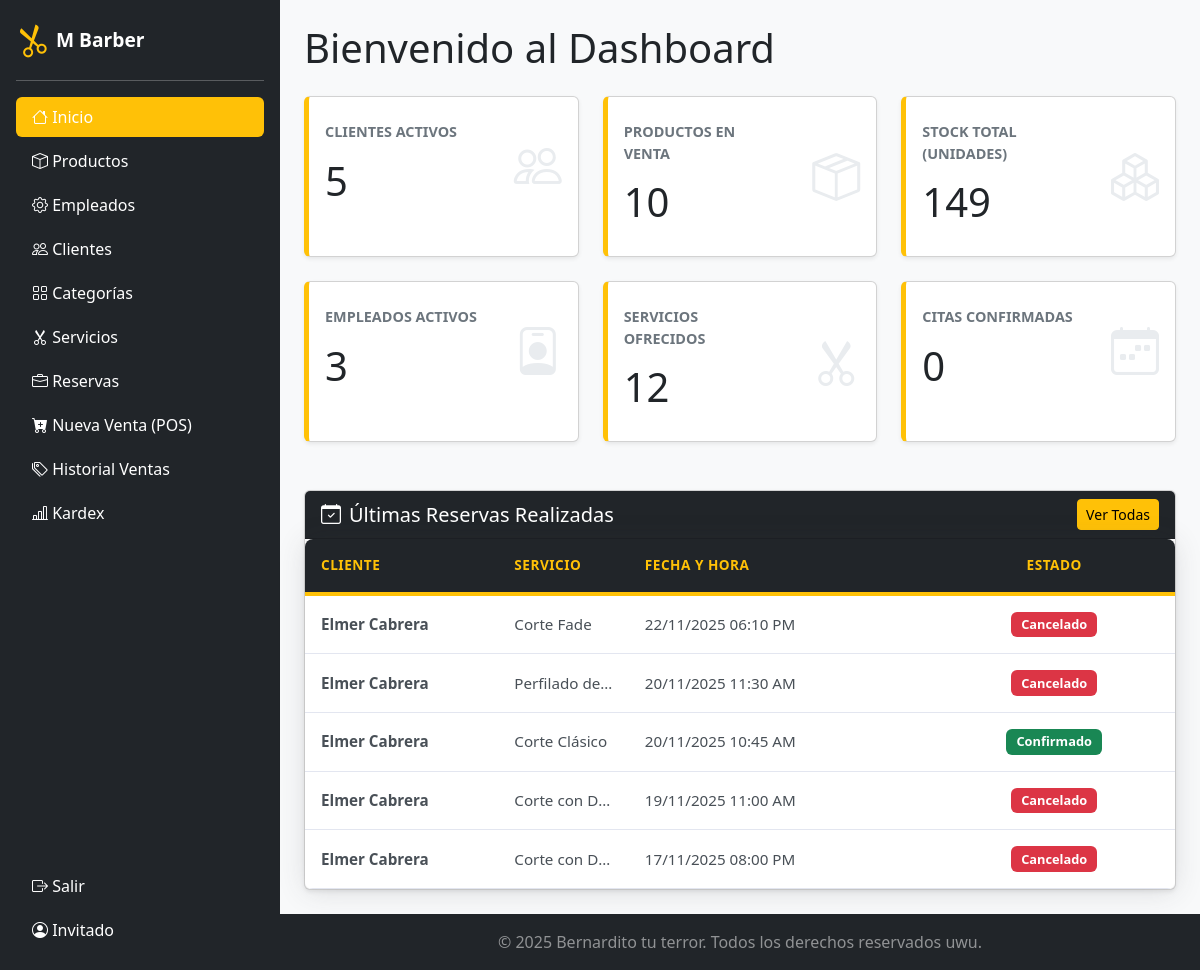
Screenshot of /admin/dashboard.php with the database file from the repository.
### tables this page shows
CREATE TABLE `reservas` (
  `IdReservas` int(11) NOT NULL,
  `IdUsuarios` int(11) DEFAULT NULL,
  `IdServicios` int(11) DEFAULT NULL,
  `IdLocal` int(11) DEFAULT NULL,
  `IdBarberos` int(11) DEFAULT NULL,
  `IdTransaccion` varchar(50) DEFAULT NULL,
  `FechaReservas` date NOT NULL,
  `HoraReservas` time NOT NULL,
  `EstadoReservas` enum('Confirmado','No Confirmado','Completado','Cancelado') NOT NULL DEFAULT 'No Confirmado',
  `MotivoCancelacion` text DEFAULT NULL
);

CREATE TABLE `usuarios` (
  `IdUsuarios` int(11) NOT NULL,
  `NombreUsuarios` varchar(50) NOT NULL,
  `ApellidoUsuarios` varchar(50) NOT NULL,
  `EmailUsuarios` varchar(255) NOT NULL,
  `ContrasenaUsuario` varchar(256) NOT NULL,
  `TelefonoUsuarios` varchar(9) NOT NULL,
  `DNIUsuarios` varchar(8) NOT NULL,
  `EstadoUsuarios` tinyint(1) NOT NULL DEFAULT 1,
  `FechaAltaUsuarios` datetime NOT NULL
);

CREATE TABLE `servicios` (
  `IdServicios` int(11) NOT NULL,
  `TipoServicios` varchar(100) DEFAULT NULL,
  `PrecioServicios` decimal(18,2) NOT NULL,
  `DescripcionServicios` text DEFAULT NULL,
  `DuracionMinutos` int(10) NOT NULL,
  `ActivoServicios` tinyint(1) NOT NULL DEFAULT 1
);

### admin/dashboard.php (the view, shortened to what this page needs)
<?php
include 'layouts/header.php';
$total_clientes = $conn->query("SELECT COUNT(*) as total FROM usuarios WHERE EstadoUsuarios = 1")->fetch_assoc()['total'] ?? 0;
$total_productos = $conn->query("SELECT COUNT(*) as total FROM productos WHERE ActivoProductos = 1")->fetch_assoc()['total'] ?? 0;
$stock_total = $conn->query("SELECT SUM(StockProductos) as total FROM productos WHERE ActivoProductos = 1")->fetch_assoc()['total'] ?? 0;
$total_empleados = $conn->query("SELECT COUNT(*) as total FROM empleados WHERE Activo = 1")->fetch_assoc()['total'] ?? 0;
$total_servicios = $conn->query("SELECT COUNT(*) as total FROM servicios WHERE ActivoServicios = 1")->fetch_assoc()['total'] ?? 0;
$reservas_pendientes = $conn->query("SELECT COUNT(*) as total FROM reservas WHERE EstadoReservas = 'Confirmado' AND FechaReservas >= NOW()")->fetch_assoc()['total'] ?? 0;
$userRole = $_SESSION['user_type'];
$where_clause_ultimas = "";
$ultimas_reservas_query = "
    SELECT r.IdReservas, r.FechaReservas, r.HoraReservas, r.EstadoReservas,
           u.NombreUsuarios, u.ApellidoUsuarios,
           s.TipoServicios,
           e.NombreEmpleado, e.ApellidoEmpleados
    FROM reservas r
    JOIN usuarios u ON r.IdUsuarios = u.IdUsuarios
    JOIN servicios s ON r.IdServicios = s.IdServicios
    LEFT JOIN empleados e ON r.IdBarberos = e.IdEmpleados
    $where_clause_ultimas
    ORDER BY r.FechaReservas DESC, r.HoraReservas DESC
    LIMIT 5
";
$ultimas_reservas_result = $conn->query($ultimas_reservas_query);
?>
<div class="container-fluid p-4">
    <h1 class="mb-4">Bienvenido al Dashboard</h1>
    <div class="row">
        <div class="col-xl-4 col-md-6 mb-4">
            <div class="card stat-card shadow-sm h-100 py-2"><a href="clientes.php">
                <div class="card-body"><div class="row no-gutters align-items-center">
                    <div class="col me-2"><div class="card-title">Clientes Activos</div><div class="card-text"><?php echo $total_clientes; ?></div></div>
                    <div class="col-auto"><i class="bi bi-people icon"></i></div>
                </div></div>
            </a></div>
        </div>
        <div class="col-xl-4 col-md-6 mb-4">
            <div class="card stat-card shadow-sm h-100 py-2"><a href="productos.php">
                <div class="card-body"><div class="row no-gutters align-items-center">
                    <div class="col me-2"><div class="card-title">Productos en Venta</div><div class="card-text"><?php echo $total_productos; ?></div></div>
                    <div class="col-auto"><i class="bi bi-box-seam icon"></i></div>
                </div></div>
            </a></div>
        </div>
        <div class="col-xl-4 col-md-6 mb-4">
            <div class="card stat-card shadow-sm h-100 py-2"><a href="productos.php">
                <div class="card-body"><div class="row no-gutters align-items-center">
                    <div class="col me-2"><div class="card-title">Stock Total (Unidades)</div><div class="card-text"><?php echo $stock_total; ?></div></div>
                    <div class="col-auto"><i class="bi bi-boxes icon"></i></div>
                </div></div>
            </a></div>
        </div>
        <div class="col-xl-4 col-md-6 mb-4">
            <div class="card stat-card shadow-sm h-100 py-2"><a href="empleados.php">
                <div class="card-body"><div class="row no-gutters align-items-center">
                    <div class="col me-2"><div class="card-title">Empleados Activos</div><div class="card-text"><?php echo $total_empleados; ?></div></div>
                    <div class="col-auto"><i class="bi bi-person-badge icon"></i></div>
                </div></div>
            </a></div>
        </div>
        <div class="col-xl-4 col-md-6 mb-4">
            <div class="card stat-card shadow-sm h-100 py-2"><a href="servicios.php">
                <div class="card-body"><div class="row no-gutters align-items-center">
                    <div class="col me-2"><div class="card-title">Servicios Ofrecidos</div><div class="card-text"><?php echo $total_servicios; ?></div></div>
                    <div class="col-auto"><i class="bi bi-scissors icon"></i></div>
                </div></div>
            </a></div>
        </div>
        <div class="col-xl-4 col-md-6 mb-4">
            <div class="card stat-card shadow-sm h-100 py-2"><a href="reservas.php">
                <div class="card-body"><div class="row no-gutters align-items-center">
                    <div class="col me-2"><div class="card-title">Citas Confirmadas</div><div class="card-text"><?php echo $reservas_pendientes; ?></div></div>
                    <div class="col-auto"><i class="bi bi-calendar-week icon"></i></div>
                </div></div>
            </a></div>
        </div>
    </div>
    <div class="row mt-4">
        <div class="col-12">
            <div class="card shadow-sm">
                <div class="card-header bg-dark text-white d-flex justify-content-between align-items-center">
                    <h5 class="mb-0"><i class="bi bi-calendar-check me-2"></i>Últimas Reservas Realizadas</h5>
                    <a href="reservas.php" class="btn btn-sm btn-warning">Ver Todas</a>
                </div>
                <div class="card-body p-0">
                    <div class="table-responsive">
                        <table class="table table-hover mb-0 align-middle">
                            <thead class="table-secondary">
                                <tr>
                                    <th>Cliente</th>
                                    <th>Servicio</th>
                                    <th>Fecha y Hora</th>
                                    <th class="text-center">Estado</th>
                                </tr>
                            </thead>
                            <tbody>
                                <?php if ($ultimas_reservas_result && $ultimas_reservas_result->num_rows > 0): ?>
                                    <?php while($reserva = $ultimas_reservas_result->fetch_assoc()):
                                        $badgeClass = match(strtolower($reserva['EstadoReservas'])) {
                                            'confirmado' => 'bg-success',
                                            'completado' => 'bg-primary',
                                            'cancelado' => 'bg-danger',
                                            default => 'bg-warning text-dark'
                                        };
                                    ?>
                                        <tr>
                                            <td class="fw-bold"><?php echo htmlspecialchars($reserva['NombreUsuarios'] . ' ' . $reserva['ApellidoUsuarios']); ?></td>
                                            <td><?php echo htmlspecialchars($reserva['TipoServicios']); ?></td>
                                            <td><?php echo date('d/m/Y h:i A', strtotime($reserva['FechaReservas'] . ' ' . $reserva['HoraReservas'])); ?></td>
                                            <td class="text-center"><span class="badge <?php echo $badgeClass; ?>"><?php echo htmlspecialchars(ucfirst($reserva['EstadoReservas'])); ?></span></td>
                                        </tr>
                                    <?php endwhile; ?>
                                <?php else: ?>
                                    <tr><td colspan="<?php echo ($userRole === 'administrador') ? '5' : '4'; ?>" class="text-center py-4 text-muted">No hay reservas registradas recientemente.</td></tr>
                                <?php endif; ?>
                            </tbody>
                        </table>
                    </div>
                </div>
            </div>
        </div>
    </div>
</div>
<?php
include 'layouts/footer.php';
?>

### admin/css/styles.css (style rules this page uses)
body { min-height: 100vh; background-color: #f8f9fa; }
.stat-card { border-left: 5px solid #ffc107; transition: transform 0.2s ease-in-out, box-shadow 0.2s ease-in-out; background-color: #fff; }
.stat-card a { text-decoration: none; color: inherit; }
.stat-card .card-title { color: #6c757d; font-weight: bold; font-size: 0.9rem; text-transform: uppercase; }
.stat-card .card-text { font-size: 2.5rem; font-weight: 300; }
.stat-card .icon { font-size: 3rem; color: #e9ecef; }
.table-responsive { border-radius: 8px; overflow: hidden; box-shadow: 0 0.15rem 1.75rem 0 rgba(58, 59, 69, 0.15); background-color: #fff; }
.table { margin-bottom: 0; border-collapse: separate; border-spacing: 0; }
.table thead th { background-color: #212529; color: #ffc107; font-weight: 600; text-transform: uppercase; font-size: 0.85rem; letter-spacing: 0.5px; padding: 1rem; border-bottom: 4px solid #ffc107; vertical-align: middle; border-top: none; }
.table tbody td { padding: 1rem; vertical-align: middle; color: #495057; border-bottom: 1px solid #e3e6f0; font-size: 0.95rem; }
.table td.text-center, .table th.text-center { text-align: center; }
.table .badge { font-size: 0.8rem; padding: 0.5em 0.8em; }
.table { table-layout: fixed; width: 100%; }
.table th:nth-child(1) { width: 80px; }
.table th:nth-child(2) { width: 15%; }
.table th:nth-child(3) { width: 35%; }
.table th:nth-child(4) { width: 100px; }
.table td { white-space: nowrap; overflow: hidden; text-overflow: ellipsis; max-width: 0; }
.table td:last-child { white-space: normal; overflow: visible; }

### rows the page displays
reservas: IdUsuarios.ApellidoUsuarios "Elmer Cabrera", IdServicios.TipoServicios "Corte Fade", FechaReservas+HoraReservas "22/11/2025 06:10 PM", EstadoReservas "Cancelado"
reservas: IdUsuarios.ApellidoUsuarios "Elmer Cabrera", IdServicios.TipoServicios "Perfilado de…", FechaReservas+HoraReservas "20/11/2025 11:30 AM", EstadoReservas "Cancelado"
reservas: IdUsuarios.ApellidoUsuarios "Elmer Cabrera", IdServicios.TipoServicios "Corte Clásico", FechaReservas+HoraReservas "20/11/2025 10:45 AM", EstadoReservas "Confirmado"
reservas: IdUsuarios.ApellidoUsuarios "Elmer Cabrera", IdServicios.TipoServicios "Corte con D…", FechaReservas+HoraReservas "19/11/2025 11:00 AM", EstadoReservas "Cancelado"
reservas: IdUsuarios.ApellidoUsuarios "Elmer Cabrera", IdServicios.TipoServicios "Corte con D…", FechaReservas+HoraReservas "17/11/2025 08:00 PM", EstadoReservas "Cancelado"

### other values shown
$nombre_usuario "Invitado"
$total_clientes "5"
$total_productos "10"
$stock_total "149"
$total_empleados "3"
$total_servicios "12"
$reservas_pendientes "0"
